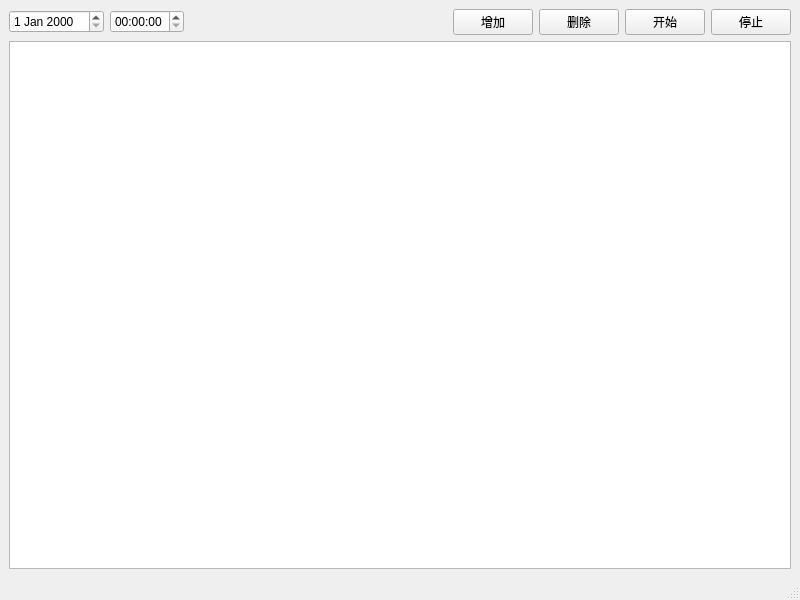
<?xml version="1.0" encoding="UTF-8"?>
<ui version="4.0">
 <class>MainWindow</class>
 <widget class="QMainWindow" name="MainWindow">
  <property name="geometry">
   <rect>
    <x>0</x>
    <y>0</y>
    <width>800</width>
    <height>600</height>
   </rect>
  </property>
  <property name="windowTitle">
   <string>MainWindow</string>
  </property>
  <widget class="QWidget" name="centralwidget">
   <layout class="QVBoxLayout" name="verticalLayout_2">
    <item>
     <layout class="QVBoxLayout" name="verticalLayout">
      <item>
       <layout class="QHBoxLayout" name="horizontalLayout">
        <item>
         <widget class="QDateEdit" name="dateEdit"/>
        </item>
        <item>
         <widget class="QTimeEdit" name="timeEdit"/>
        </item>
        <item>
         <spacer name="horizontalSpacer">
          <property name="orientation">
           <enum>Qt::Horizontal</enum>
          </property>
          <property name="sizeHint" stdset="0">
           <size>
            <width>40</width>
            <height>20</height>
           </size>
          </property>
         </spacer>
        </item>
        <item>
         <widget class="QPushButton" name="pushButton">
          <property name="text">
           <string>增加</string>
          </property>
         </widget>
        </item>
        <item>
         <widget class="QPushButton" name="pushButton_2">
          <property name="text">
           <string>删除</string>
          </property>
         </widget>
        </item>
        <item>
         <widget class="QPushButton" name="pushButton_3">
          <property name="text">
           <string>开始</string>
          </property>
         </widget>
        </item>
        <item>
         <widget class="QPushButton" name="pushButton_4">
          <property name="text">
           <string>停止</string>
          </property>
         </widget>
        </item>
       </layout>
      </item>
      <item>
       <layout class="QHBoxLayout" name="horizontalLayout_2">
        <item>
         <widget class="QTableWidget" name="tableWidget"/>
        </item>
       </layout>
      </item>
     </layout>
    </item>
   </layout>
  </widget>
  <widget class="QMenuBar" name="menubar">
   <property name="geometry">
    <rect>
     <x>0</x>
     <y>0</y>
     <width>800</width>
     <height>27</height>
    </rect>
   </property>
  </widget>
  <widget class="QStatusBar" name="statusbar"/>
 </widget>
 <resources/>
 <connections/>
</ui>
